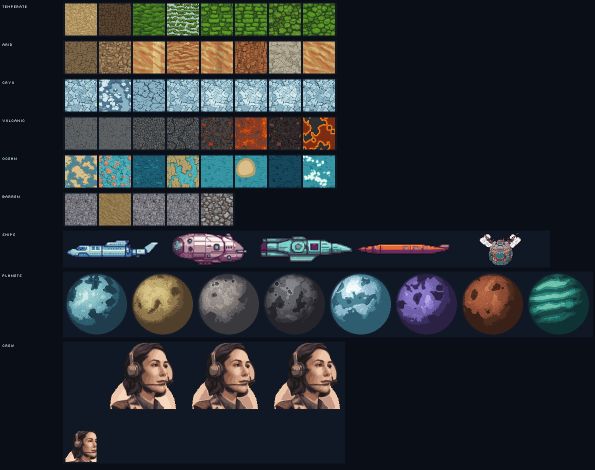
#> input picture qa/art_contact_sheet.png, 1190 x 940 px (shown at 1/2 size)
$ python -i make_cosmic_art.py   (imports and definitions only)
#> lines starting #> are read from the running program, lines starting #| are printed output that depends on the picture
#!/usr/bin/env python3
"""Painterly cosmic plates for the big moments (title, debrief, transition).

Different art language from the tiles: these are soft painted vistas, not pixel
sprites. SDXL renders a 1024x576 scene, which is then brought down to the 640x360
view with a light prefilter and a low-strength ordered dither so the sky keeps
its gradients instead of banding when the GL canvas scales it.
"""
import subprocess
import sys
from pathlib import Path

import numpy as np
from PIL import Image, ImageFilter

ROOT = Path(__file__).resolve().parent.parent
RAW = ROOT / "assets" / "raw" / "cosmic"
OUT = ROOT / "assets" / "backgrounds" / "cosmic"
GEN = ROOT / "tools" / "gen_asset.py"
PY = "/home/g1/ComfyUI/.venv/bin/python"

STYLE = ("digital painting, soft oil brush strokes, deep space vista, luminous rim light, "
         "rich navy violet and ember palette, painterly clouds of gas, no text, no letters, "
         "no frame, no border, wide cinematic composition")
NEG = ("text, letters, watermark, logo, frame, border, collage, panels, comic, ui, hud, "
       "earth city, buildings, people, spacecraft, lens flare dots")

SCENES = {
    "nebula": "vast nebula in deep violet and ember red, drifting gas clouds lit from within",
    "limb": "planet limb seen from orbit, turquoise oceans and white cloud bands curving under a thin atmosphere glow, a bright comet streak above",
    "eclipse": "total eclipse, black disc ringed by a blazing corona inside a swirling blue nebula",
    "sun": "boiling orange star filling half the frame, red prominences and a crown of glowing plasma",
    "moon": "small pale moon in a dark blue nebula sea, one thin comet trail crossing above it",
    "starcross": "single brilliant star with four long rays in a dark indigo sky, faint gas drifting past",
    "galaxy": "spiral galaxy tilted in a violet sky, pale core and dark dust lanes",
    "gasgiant": "banded rust orange gas giant in a maroon nebula, soft terminator shadow",
}


def gen(prompt, out, seed):
    cmd = [PY, str(GEN), f"{prompt}, {STYLE}", "--out", str(out), "--size", "1024",
           "--gen-size", "1024", "--seed", str(seed), "--lora", "0.0", "--no-pixelize",
           "--negative-extra", NEG, "--view", "wide cinematic landscape, 16:9"]
    subprocess.run(cmd, check=True, stdout=subprocess.DEVNULL, stderr=subprocess.DEVNULL)


def plate(raw_path, w=640, h=360):
#> called with raw_path = '../qa/art_contact_sheet.png', w = 640, h = 360
    img = Image.open(raw_path).convert("RGB")
    # centre-crop to 16:9 before the big downscale
    tw, th = 16, 9
    s = max(tw / img.width, th / img.height)
#> s = 0.0134
    img = img.resize((round(img.width * s), round(img.height * s)), Image.Resampling.LANCZOS)
    left = (img.width - tw * 96) // 2 if img.width >= tw * 96 else 0
#> left = 0
    img = img.crop((left, (img.height - th * 96) // 2, left + tw * 96, (img.height + th * 96) // 2))
#> img: PIL image 1536x864 RGB
    img = img.filter(ImageFilter.GaussianBlur(0.6)).resize((w, h), Image.Resampling.LANCZOS)
#> img: PIL image 640x360 RGB
    a = np.asarray(img).astype(np.int16)
    # ordered 4x4 dither, +-3 levels: enough to break sky banding, invisible at 1x
    bayer = np.array([[0, 8, 2, 10], [12, 4, 14, 6], [3, 11, 1, 9], [15, 7, 13, 5]]) - 7.5
    d = np.tile(bayer, (h // 4 + 1, w // 4 + 1))[:h, :w][..., None]
    a = np.clip(a + d * 0.9, 0, 255).astype(np.uint8)
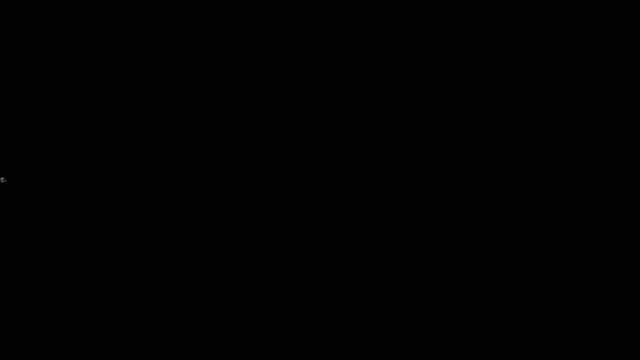
#> a: shape (360, 640, 3); mean R, G, B 1.6, 1.6, 1.6
    return Image.fromarray(a)


def main():
    RAW.mkdir(parents=True, exist_ok=True)
    OUT.mkdir(parents=True, exist_ok=True)
    only = sys.argv[1:] or list(SCENES)
    for i, key in enumerate(only):
        raw = RAW / f"{key}.png"
        if not raw.exists():
            gen(SCENES[key], raw, 7100 + i)
        plate(raw).save(OUT / f"{key}.png")
        print("ok", key, flush=True)
    print(f"{len(only)} cosmic plates")


# [2 lines not run here, left out]

>>> result = plate('../qa/art_contact_sheet.png')
